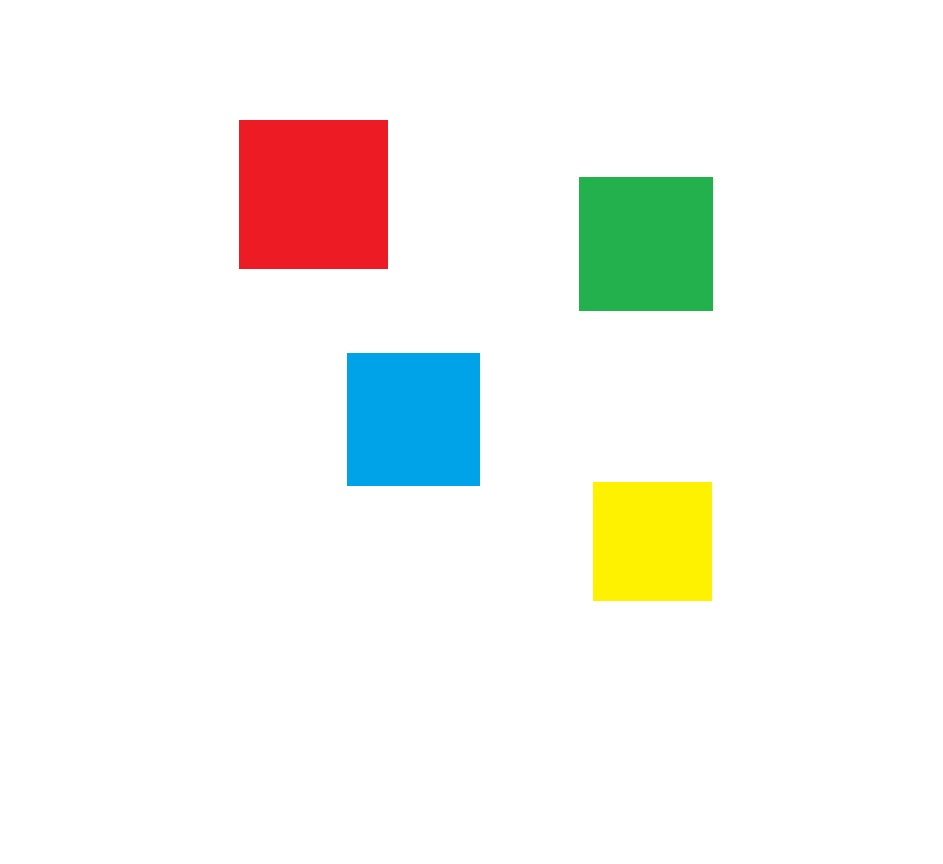
//> input picture picture.jpg, 943 x 864 px
$ ./p1   (built with g++ and OpenCV 4)
//> lines starting //> are read from the running program, lines starting //| are printed output that depends on the picture; after the words box and inside, x2 and y2 are one past the last pixel; in counts of white or black regions, pixels touching at a corner belong together
#include <opencv2/opencv.hpp>
#include <opencv2/highgui.hpp>
#include <opencv2/imgproc/imgproc.hpp>
#include <iostream>
#include <string>
#include <vector>

using namespace cv;
using namespace std;

Scalar yellow_right = Scalar(36, 255, 255);
Scalar yellow_left = Scalar(23, 253, 248);
Scalar blue_right = Scalar(110, 255, 242);
Scalar blue_left = Scalar(90, 253, 226);
Scalar green_right = Scalar(72, 208, 180);
Scalar green_left = Scalar(67, 201, 173);
Scalar red_right = Scalar(180, 227, 238);
Scalar red_left = Scalar(177, 224, 235);

int main()
{
	string coordinates;
	vector<vector<Point>>contours;
	// Read the image file
	Mat picture = imread("C:/Program Files (x86)/picture.jpg");
//> picture is the input picture: 864 rows x 943 cols, CV_8UC3; mean B, G, R 240.1, 244.8, 244.1
	Mat background;
	picture.copyTo(background);

	cvtColor(picture, picture, COLOR_BGR2HSV);
//> picture: 864 rows x 943 cols, CV_8UC3; mean H, S, V 10.2, 20.6, 252.2

	Mat mask;
	inRange(picture, red_left, red_right, mask);
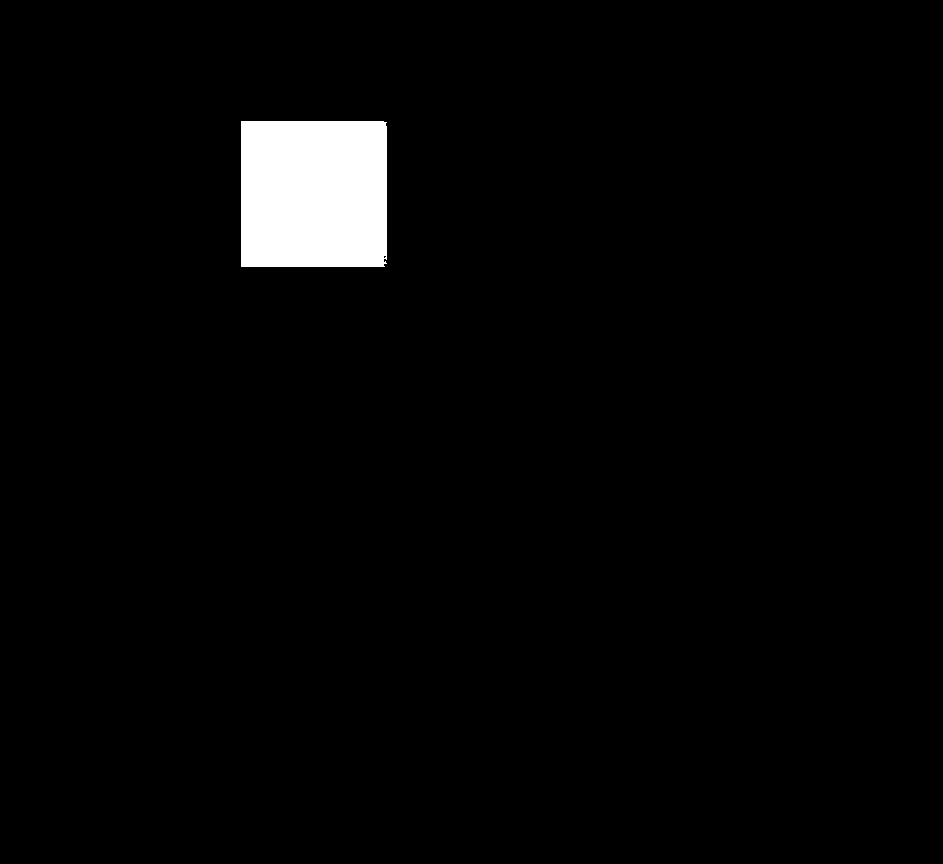
//> mask: 864 rows x 943 cols, CV_8UC1; 2.6% white; 1 white region
	findContours(mask, contours, RETR_EXTERNAL, CHAIN_APPROX_SIMPLE);
//> contours = 1 contour; box (x1, y1, x2, y2) and area: (241, 121, 387, 267) 21001
	drawContours(background, contours, -1, (0, 255, 0), 2);
//> background: 864 rows x 943 cols, CV_8UC3; 0.21% of pixels changed, all inside (x1, y1, x2, y2) = (240, 120, 388, 268)
	RotatedRect rot_rect1 = minAreaRect(contours[0]);
//> rot_rect1 = centre (313.5, 193.5), size (145, 145), angle -90
	Point center1 = rot_rect1.center;
//> center1 = Point(314, 193)

		circle(background, center1, 1, (0, 255, 0), 2);
//> background: 864 rows x 943 cols, CV_8UC3; mean B, G, R 240.1, 244.7, 243.6
		coordinates = to_string(center1.x) + "," + to_string(center1.y);
//> coordinates = "314,193"
		putText(background, coordinates, Point(center1.x + 5, center1.y - 10), FONT_HERSHEY_SIMPLEX, 1, (0, 255, 0));
//> background: 864 rows x 943 cols, CV_8UC3; mean B, G, R 240, 244.7, 243.5

	inRange(picture, green_left, green_right, mask);
//> mask: 864 rows x 943 cols, CV_8UC1; 2.1% white; 1 white region
	findContours(mask, contours, RETR_EXTERNAL, CHAIN_APPROX_SIMPLE);
//> contours = 1 contour; box (x1, y1, x2, y2) and area: (581, 179, 711, 309) 16587
	drawContours(background, contours, -1, (0, 255, 0), 2);
//> background: 864 rows x 943 cols, CV_8UC3; mean B, G, R 239.9, 244.3, 243.4
	RotatedRect rot_rect2 = minAreaRect(contours[0]);
//> rot_rect2 = centre (645.5, 243.5), size (129, 129), angle -90
	Point center2 = rot_rect2.center;
//> center2 = Point(646, 244)

		circle(background, center2, 1, (0, 255, 0), 2);
//> background: 864 rows x 943 cols, CV_8UC3; mean B, G, R 239.9, 244.3, 243.4
		coordinates = to_string(center2.x) + "," + to_string(center2.y);
//> coordinates = "646,244"
		putText(background, coordinates, Point(center2.x + 5, center2.y - 10), FONT_HERSHEY_SIMPLEX, 1, (0, 255, 0));
//> background: 864 rows x 943 cols, CV_8UC3; mean B, G, R 239.8, 244.3, 243.3

	inRange(picture, blue_left, blue_right, mask);
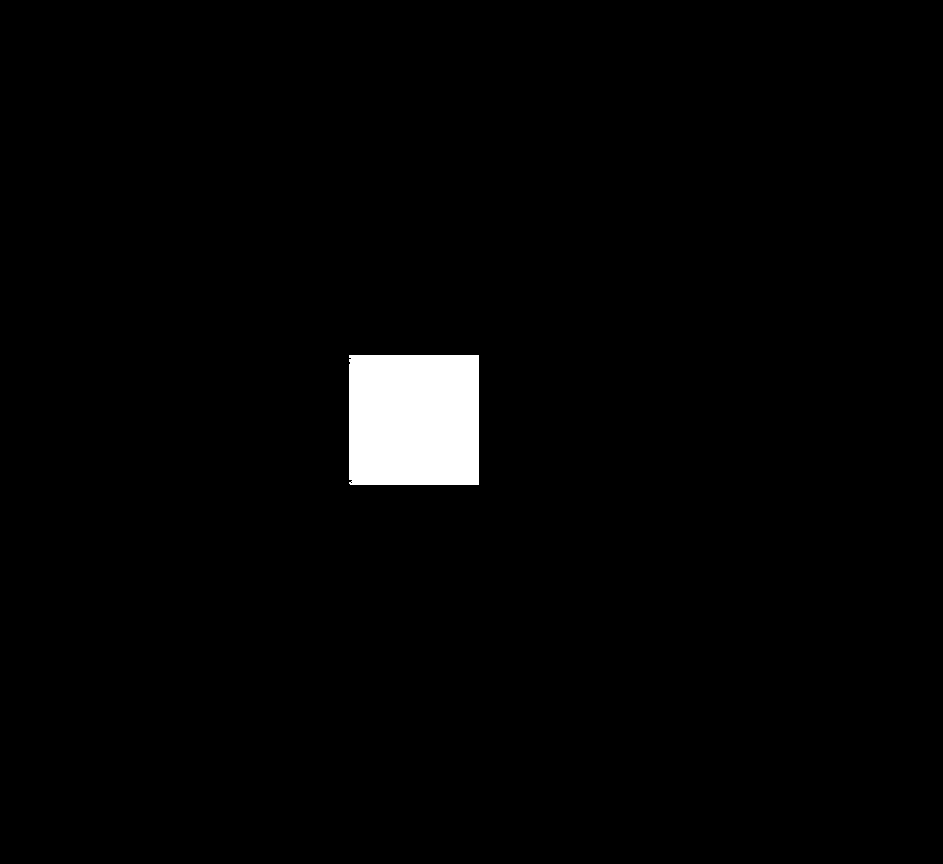
//> mask: 864 rows x 943 cols, CV_8UC1; 2.1% white; 1 white region
	findContours(mask, contours, RETR_EXTERNAL, CHAIN_APPROX_SIMPLE);
//> contours = 1 contour; box (x1, y1, x2, y2) and area: (349, 355, 479, 485) 16629
	drawContours(background, contours, -1, (0, 255, 0), 2);
//> background: 864 rows x 943 cols, CV_8UC3; mean B, G, R 239.4, 243.9, 243.3
	RotatedRect rot_rect3 = minAreaRect(contours[0]);
//> rot_rect3 = centre (413.5, 419.5), size (129, 129), angle -90
	Point center3 = rot_rect3.center;
//> center3 = Point(414, 420)

		circle(background, center3, 1, (0, 255, 0), 2);
//> background: 864 rows x 943 cols, CV_8UC3; mean B, G, R 239.4, 243.9, 243.3
		coordinates = to_string(center3.x) + "," + to_string(center3.y);
//> coordinates = "414,420"
		putText(background, coordinates, Point(center3.x + 5, center3.y - 10), FONT_HERSHEY_SIMPLEX, 1, (0, 255, 0));
//> background: 864 rows x 943 cols, CV_8UC3; mean B, G, R 239.3, 243.9, 243.3

	inRange(picture, yellow_left, yellow_right, mask);
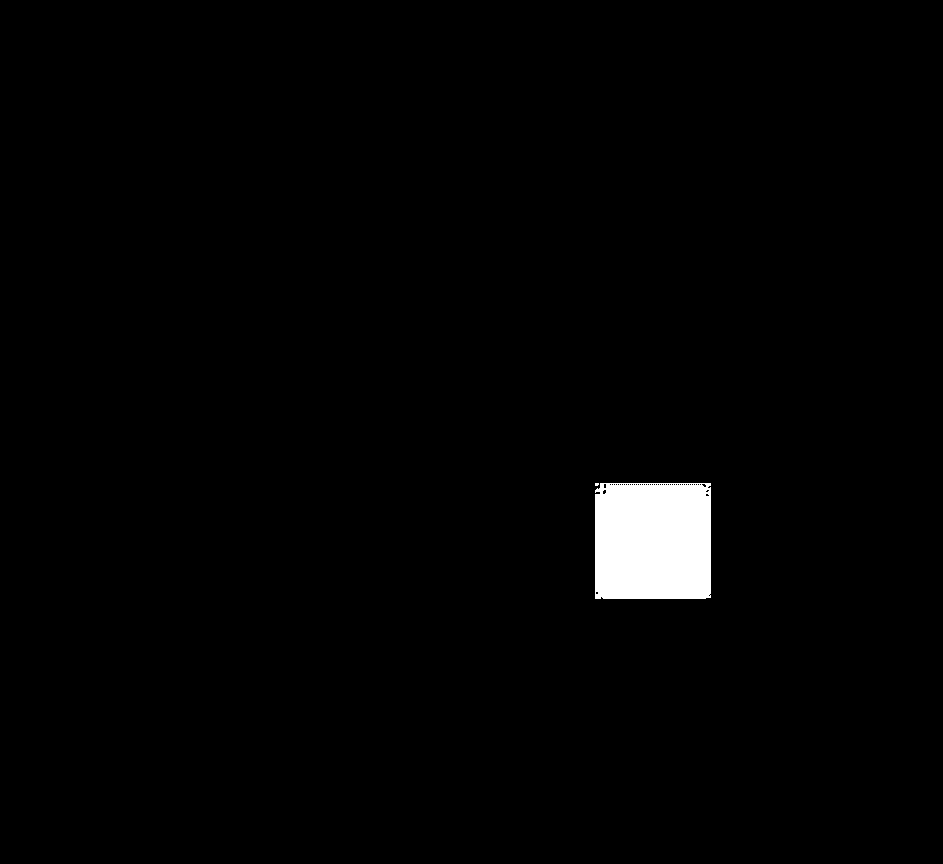
//> mask: 864 rows x 943 cols, CV_8UC1; 1.6% white; 2 white regions (1 under 20 px)
	findContours(mask, contours, RETR_EXTERNAL, CHAIN_APPROX_SIMPLE);
//> contours = 2 contours, 1 with area under 20; largest, box (x1, y1, x2, y2) and area: (595, 483, 711, 599) 13169
	drawContours(background, contours, -1, (0, 255, 0), 1);
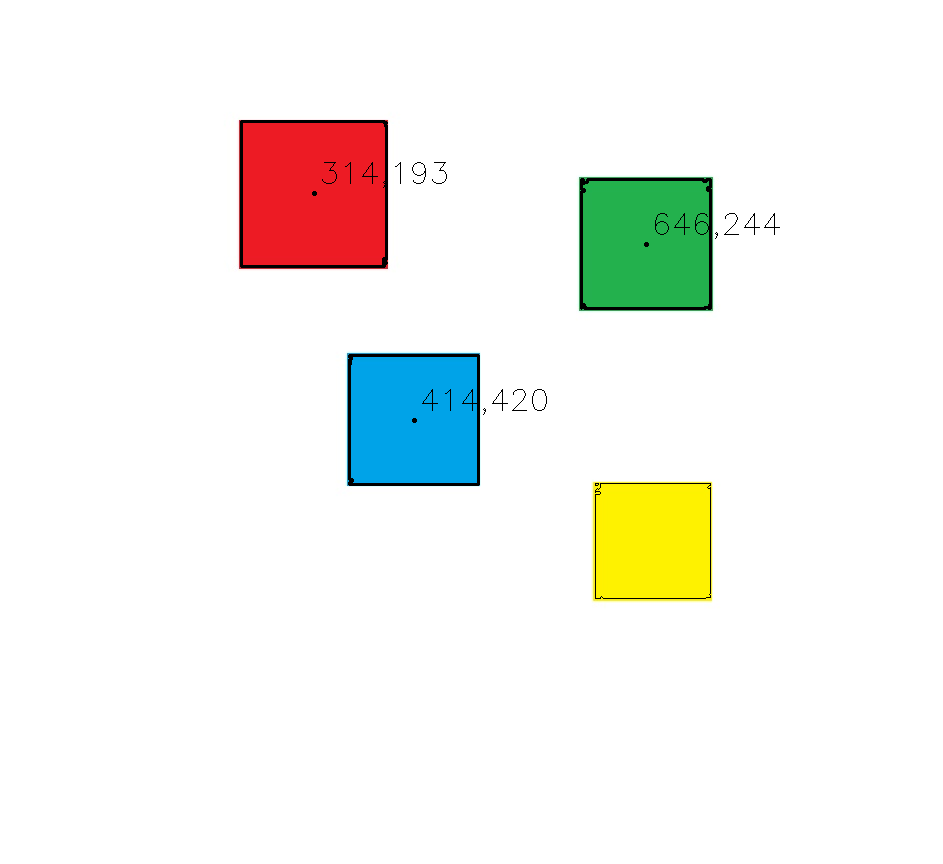
//> background: 864 rows x 943 cols, CV_8UC3; mean B, G, R 239.3, 243.7, 243.1
	RotatedRect rot_rect4 = minAreaRect(contours[0]);
//> rot_rect4 = centre (652.5, 540.5), size (115, 115), angle -90
	Point center4 = rot_rect4.center;
//> center4 = Point(652, 540)

		circle(background, center4, 1, (0, 255, 0), 2);
//> background: 864 rows x 943 cols, CV_8UC3; 21 pixels changed, all inside (x1, y1, x2, y2) = (650, 538, 655, 543)
		coordinates = to_string(center4.x) + "," + to_string(center4.y);
//> coordinates = "652,540"
		putText(background, coordinates, Point(center4.x + 5, center4.y - 10), FONT_HERSHEY_SIMPLEX, 1, (0, 255, 0));
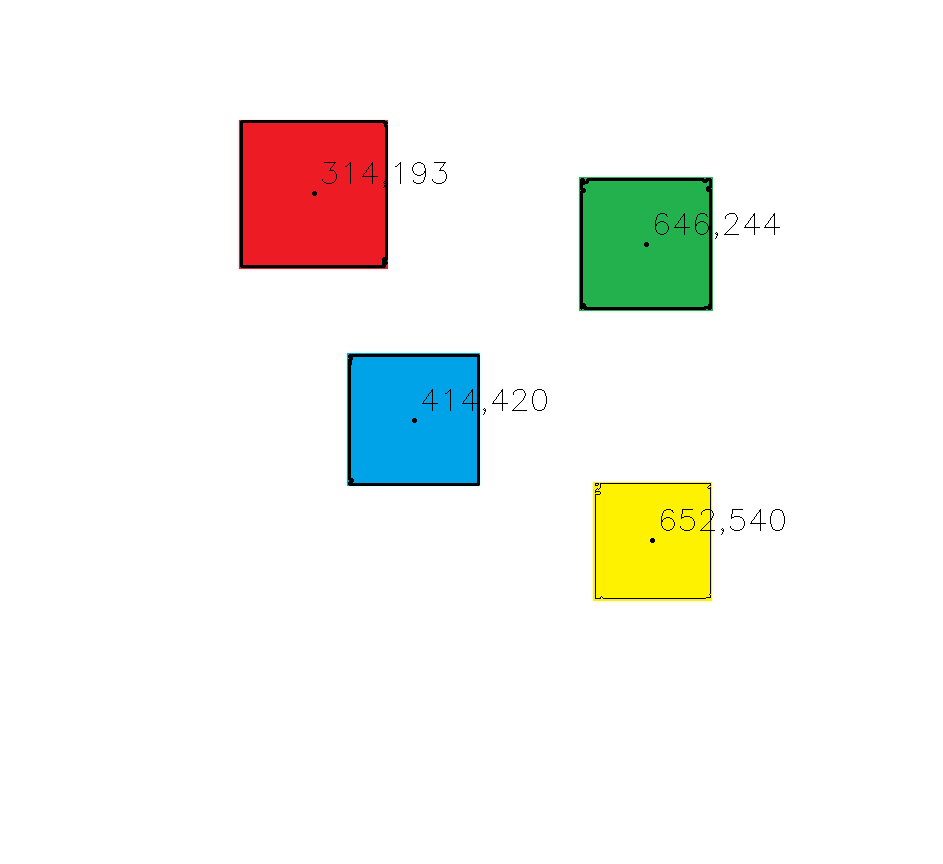
//> background: 864 rows x 943 cols, CV_8UC3; mean B, G, R 239.2, 243.6, 243

	imshow("background", background);
	waitKey(0);
}
